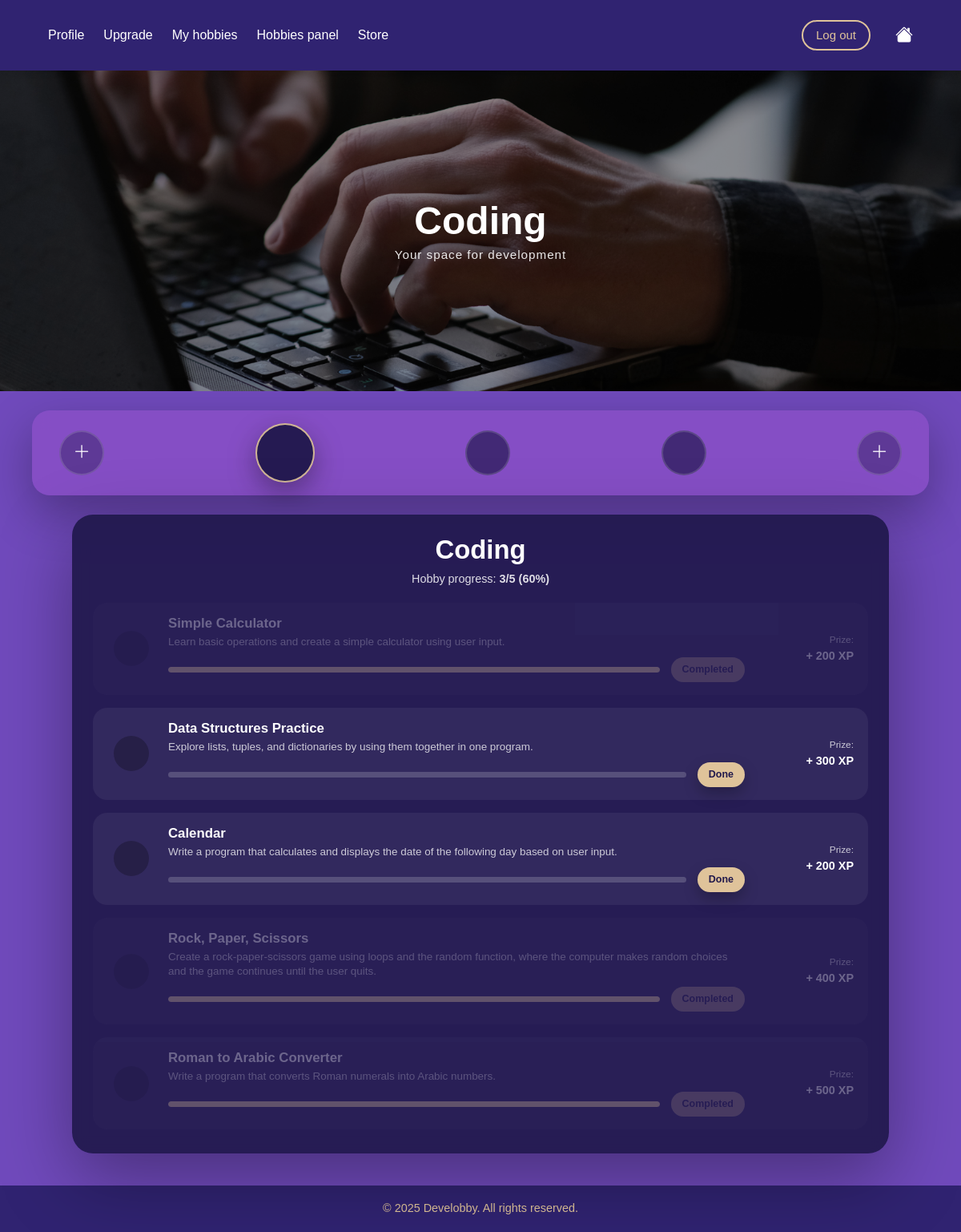
Screenshot of /hobby/3/ (signed in) with the database file from the repository.
### myapp/models.py (models this page shows, shortened)
class HobbyDetail(models.Model):
    name = models.CharField(max_length=100, unique=True)
    description = models.TextField()

class Challenge(models.Model):
    title = models.CharField(max_length=200)
    description = models.TextField()
    xp_reward = models.PositiveIntegerField()
    hobby_detail = models.ForeignKey(HobbyDetail, on_delete=models.CASCADE)

### myapp/views.py (the view)
# urls.py: path("hobby/<int:detail_id>/", views.hobby_detail, name="hobby_detail"),
@login_required
def hobby_detail(request, detail_id):
    detail = get_object_or_404(HobbyDetail, id=detail_id)
    challenges = Challenge.objects.filter(hobby_detail=detail)
    HOBBY_BANNERS = {
        "Cooking": "hobby_cooking.png",
        "Drawing": "hobby_drawing.png",
        "Coding": "hobby_coding.png",
        "Music": "hobby_music.png",
        "Fitness": "hobby_fitness.png",
    }
    HOBBY_ICONS = {
        "Cooking": "fi fi-rr-hat-chef",
        "Drawing": "fi fi-rr-drawer-alt",
        "Coding": "fi fi-rr-square-terminal",
        "Music": "fi fi-rr-music-alt",
        "Fitness": "fi fi-tr-dumbbell-ray",
    }
    CHALLENGE_ICONS = {
        "Thai Cuisine": "fi fi-sr-bowl-chopsticks-noodles",
        "Spanish Sweets": "fi fi-sr-candy",
        "Paprika Dish": "fi fi-sr-pepper-alt",
        "Green Plate": "fi fi-sr-salad",
        "Chicken In 5 Ways": "fi fi-sr-turkey",
        "Basic Shapes": "fi fi-ss-resources",
        "Still Life Study": "fi fi-sr-apple-whole",
        "Texture Practice": "fi fi-br-fabric",
        "Gesture Sketching": "fi fi-sr-transporter",
        "14 Days Drawing Challenge": "fi fi-br-paintbrush-pencil",
        "Simple Calculator": "fi fi-br-calculator",
        "Data Structures Practice": "fi fi-sr-folder-open",
        "Calendar": "fi fi-br-calendar-day",
        "Rock, Paper, Scissors": "fi fi-sc-gamepad",
        "Roman to Arabic Converter": "fi fi-sr-pillar",
        "Rhythm Foundations": "fi fi-sr-headphones-rhythm",
        "Chill Lo-Fi Vibes": "fi fi-sr-circle-waveform-lines",
        "Sound Collector": "fi fi-sr-microphone",
        "Music for Motion": "fi fi-rr-film",
        "Latin Heat": "fi fi-rs-temperature-high",
        "Warm-Up Essentials": "fi fi-br-yoga-moon",
        "Cardio Exploration": "fi fi-br-treadmill",
        "Build Endurance": "fi fi-rr-dumbbell-weightlifting",
        "Dumbbell Training": "fi fi-sr-gym",
        "Mobility Improvement": "fi fi-br-meditation",
    }
    detail.banner = HOBBY_BANNERS.get(detail.name, "default_banner.png")
    detail.icon = HOBBY_ICONS.get(detail.name, "bi bi-star")
    for ch in challenges:
        ch.icon = CHALLENGE_ICONS.get(ch.title, "bi bi-circle-half")
    hobbies = request.user.hobbies.all()
    for h in hobbies:
        h.detail.icon = HOBBY_ICONS.get(h.detail.name, "bi bi-star")
    user_challenges = UserChallenges.objects.filter(
        user=request.user,
        challenge__in=challenges
    )
    progress_map = {uc.challenge_id: uc for uc in user_challenges}
    for ch in challenges:
        uc = progress_map.get(ch.id)
        if uc is None:
            ch.user_state = "not_started"
        elif uc.completed:
            ch.user_state = "completed"
        else:
            ch.user_state = "done"
    total = challenges.count()
    completed = len([c for c in challenges if c.user_state == "completed"])
    percent = int((completed / total) * 100) if total > 0 else 0
    return render(request, "myapp/hobby_detail.html", {
        "detail": detail,
        "challenges": challenges,
        "hobbies": hobbies,
        "completed": completed,
        "total": total,
        "percent": percent,
    })

### myapp/templates/myapp/hobby_detail.html (shortened to what this page needs)
{% extends "myapp/base.html" %}
{% load static %}
{% block extra_css %}
<link rel="stylesheet" href="{% static 'css/hobby_detail.css' %}">
<link rel='stylesheet' href='https://cdn-uicons.flaticon.com/3.0.0/uicons-bold-rounded/css/uicons-bold-rounded.css'>
<link rel='stylesheet' href='https://cdn-uicons.flaticon.com/3.0.0/uicons-solid-rounded/css/uicons-solid-rounded.css'>
<link rel='stylesheet' href='https://cdn-uicons.flaticon.com/3.0.0/uicons-regular-straight/css/uicons-regular-straight.css'>
<link rel='stylesheet' href='https://cdn-uicons.flaticon.com/3.0.0/uicons-brands/css/uicons-brands.css'>
<link rel='stylesheet' href='https://cdn-uicons.flaticon.com/3.0.0/uicons-regular-rounded/css/uicons-regular-rounded.css'>
<link rel='stylesheet' href='https://cdn-uicons.flaticon.com/3.0.0/uicons-solid-straight/css/uicons-solid-straight.css'>
<link rel='stylesheet' href='https://cdn-uicons.flaticon.com/3.0.0/uicons-solid-chubby/css/uicons-solid-chubby.css'>
<link rel='stylesheet' href='https://cdn-uicons.flaticon.com/3.0.0/uicons-thin-rounded/css/uicons-thin-rounded.css'>
{% endblock %}
{% block content %}
<div class="hobby-banner"
     style="background-image: url('{% static 'img/' %}{{ detail.banner }}');">
    <div class="banner-text">
        <h1 class="hero-title">{{ detail.name }}</h1>
        <p class="hero-subtitle">Your space for development</p>
    </div>
</div>
<div class="hobby-icons-bar">
    <button class="circle-btn plus-btn" title="Add hobby">
        <i class="bi bi-plus-lg"></i>
    </button>
    {% for hobby in hobbies %}
        <button class="circle-btn {% if hobby.detail.id == detail.id %}active{% endif %}"
                title="{{ hobby.detail.name }}"
                onclick="window.location.href='{% url 'hobby_detail' hobby.detail.id %}'">
        </button>
    {% endfor %}
    <button class="circle-btn plus-btn" title="Add hobby">
        <i class="bi bi-plus-lg"></i>
    </button>
</div>
<div class="hobby-card">
    <div class="hobby-head">
        <h2>{{ detail.name }}</h2>
        <p>Hobby progress: <b>{{ completed }}/{{ total }} ({{ percent }}%)</b></p>
    </div>
    <div class="tasks-list">
        {% for challenge in challenges %}
        <article class="task-item {% if challenge.user_state == 'completed' %}disabled{% endif %}">
            <div class="task-col-icon">
                <div class="task-icon">
                </div>
            </div>
            <div class="task-col-main">
                <h3>{{ challenge.title }}</h3>
                <p>{{ challenge.description }}</p>
                <div class="task-progress-row">
                    <div class="task-bar">
                        <div class="task-fill"
                            style="width:
                            {% if challenge.user_state == 'completed' %}100%
                            {% elif challenge.user_state == 'done' %}100%
                            {% else %}0%
                            {% endif %}
                            ">
                        </div>
                    </div>
                    {% if challenge.user_state == "not_started" %}
                        <a href="{% url 'challenge_done' challenge.id %}" class="mini-btn">Done</a>
                    {% elif challenge.user_state == "done" %}
                        <a href="{% url 'challenge_collect' challenge.id %}" class="mini-btn">Collect prize</a>
                    {% elif challenge.user_state == "completed" %}
                        <button class="mini-btn" disabled>Completed</button>
                    {% endif %}
                </div>
            </div>
            <div class="task-col-xp">
                <span class="prize-label">Prize:</span>
                <span class="prize-xp">+ {{ challenge.xp_reward }} XP</span>
            </div>
        </article>
        {% endfor %}
    </div>
</div>
<footer class="main-footer">
  © 2025 Develobby. All rights reserved.
</footer>
{% endblock %}

### myapp/static/css/style.css (style rules this page uses)
:root { --dark-purple: #302371; --purple: #543EA7; --beige: #DFC39A; --violet: #704ABC; --pink-violet: #9753CC; --light-violet: #B4A2E7; --white: #ffffff; }
* { box-sizing: border-box; margin: 0; padding: 0; font-family: 'Arial', sans-serif; }
body { margin: 0; background: #704ABC; color: var(--white); }
.hero-subtitle { font-size: 1rem; letter-spacing: 1px; margin-bottom: 2px; line-height: 1.1; }
.hero-title { font-size: 2.2rem; font-weight: 700; margin-top: 6px; margin-bottom: 18px; }
.main-footer { background-color: #302371; color: #DFC39A; text-align: center; padding: 18px 12px; font-size: 0.9rem; font-weight: 500; }
a { text-decoration: none !important; }

### myapp/static/css/hobby_detail.css (style rules this page uses)
:root { --dark-purple: #20184B; --purple: #402F96; --beige: #DFC39A; --white: #ffffff; --card: rgba(32, 24, 75, 0.90); --card-soft: rgba(32, 24, 75, 0.74); }
.hobby-banner { width: 100%; height: 400px; background-size: cover; background-position: center 30%; background-repeat: no-repeat; position: relative; overflow: hidden; }
.banner-text { position: absolute; inset: 0; background: rgba(0,0,0,0.42); display: flex; flex-direction: column; justify-content: center; align-items: center; text-align: center; }
.hero-title { font-size: 3rem; font-weight: 900; margin: 0; }
.hero-subtitle { margin-top: 6px; opacity: 0.9; font-size: 0.95rem; }
.hobby-icons-bar { width: 100%; max-width: 1120px; margin: 24px auto; background: rgba(151, 83, 204, 0.55); border-radius: 22px; display: flex; justify-content: space-between; align-items: center; padding: 16px 34px; box-shadow: 0 22px 60px rgba(0,0,0,0.30); backdrop-filter: blur(10px); }
.circle-btn { width: 56px; height: 56px; border-radius: 999px; border: 2px solid rgba(255,255,255,0.14); background: rgba(32, 24, 75, 0.65); color: white; display: grid; place-items: center; font-size: 1.35rem; cursor: pointer; transition: transform 0.15s ease, opacity 0.15s ease; }
.circle-btn.active { width: 74px; height: 74px; font-size: 1.75rem; background: rgba(32, 24, 75, 0.95); border: 2px solid rgba(223,195,154,0.92); box-shadow: 0 12px 35px rgba(0,0,0,0.35); }
.plus-btn { background: rgba(32, 24, 75, 0.38); }
.hobby-card { max-width: 1020px; margin: 24px auto 40px; background: rgba(32, 24, 75, 0.92); border-radius: 26px; padding: 24px 26px 30px; box-shadow: 0 30px 90px rgba(0,0,0,0.35); backdrop-filter: blur(10px); }
.hobby-head { text-align: center; margin-bottom: 18px; }
.hobby-head h2 { font-size: 2.05rem; font-weight: 900; margin: 0; }
.hobby-head p { margin: 7px 0 0; opacity: 0.85; font-size: 0.9rem; }
.tasks-list { display: flex; flex-direction: column; gap: 16px; }
.task-item { display: grid; grid-template-columns: 60px 1fr 120px; gap: 16px; background: rgba(255,255,255,0.06); border-radius: 18px; padding: 16px 18px; align-items: center; }
.task-col-icon { display: flex; justify-content: center; }
.task-icon { width: 44px; height: 44px; border-radius: 999px; background: rgba(0,0,0,0.25); display: grid; place-items: center; font-size: 1.25rem; }
.task-col-main h3 { margin: 0; font-size: 1.05rem; font-weight: 900; }
.task-col-main p { margin: 4px 0 10px; opacity: 0.75; font-size: 0.84rem; line-height: 1.35; }
.task-progress-row { display: flex; align-items: center; gap: 14px; }
.task-bar { flex: 1; height: 7px; background: rgba(255,255,255,0.18); border-radius: 99px; overflow: hidden; }
.task-fill { height: 100%; background: var(--beige); border-radius: 99px; }
.mini-btn { flex-shrink: 0; background: var(--beige); color: var(--dark-purple); border: none; border-radius: 999px; padding: 6px 14px; font-size: 0.78rem; font-weight: 700; cursor: pointer; box-shadow: 0 8px 18px rgba(0,0,0,0.25); }
.task-col-xp { text-align: right; }
.prize-label { display: block; font-size: 0.74rem; opacity: 0.75; }
.prize-xp { display: block; font-weight: 900; font-size: 0.9rem; }
.task-item.disabled { opacity: 0.32; }
.task-item.disabled .mini-btn { cursor: not-allowed; opacity: 0.55; box-shadow: none; }
.main-footer { background-color: #302371; color: #DFC39A; text-align: center; padding: 18px 12px; font-size: 0.9rem; font-weight: 500; }

### rows the page displays
HobbyDetail: name "Coding"
Challenge: title "Simple Calculator", description "Learn basic operations and create a simple calculator using user input.", shows "Completed", xp_reward "200"
Challenge: title "Data Structures Practice", description "Explore lists, tuples, and dictionaries by using them together in one program.", shows "Done", xp_reward "300"
Challenge: title "Calendar", description "Write a program that calculates and displays the date of the following day based on user input.", shows "Done", xp_reward "200"
Challenge: title "Rock, Paper, Scissors", description "Create a rock-paper-scissors game using loops and the random function, where the computer makes random choices and the game continues until the user quits.", shows "Completed", xp_reward "400"
Challenge: title "Roman to Arabic Converter", description "Write a program that converts Roman numerals into Arabic numbers.", shows "Completed", xp_reward "500"

### other values shown
{{ completed }} "3"
{{ total }} "5"
{{ percent }} "60"
